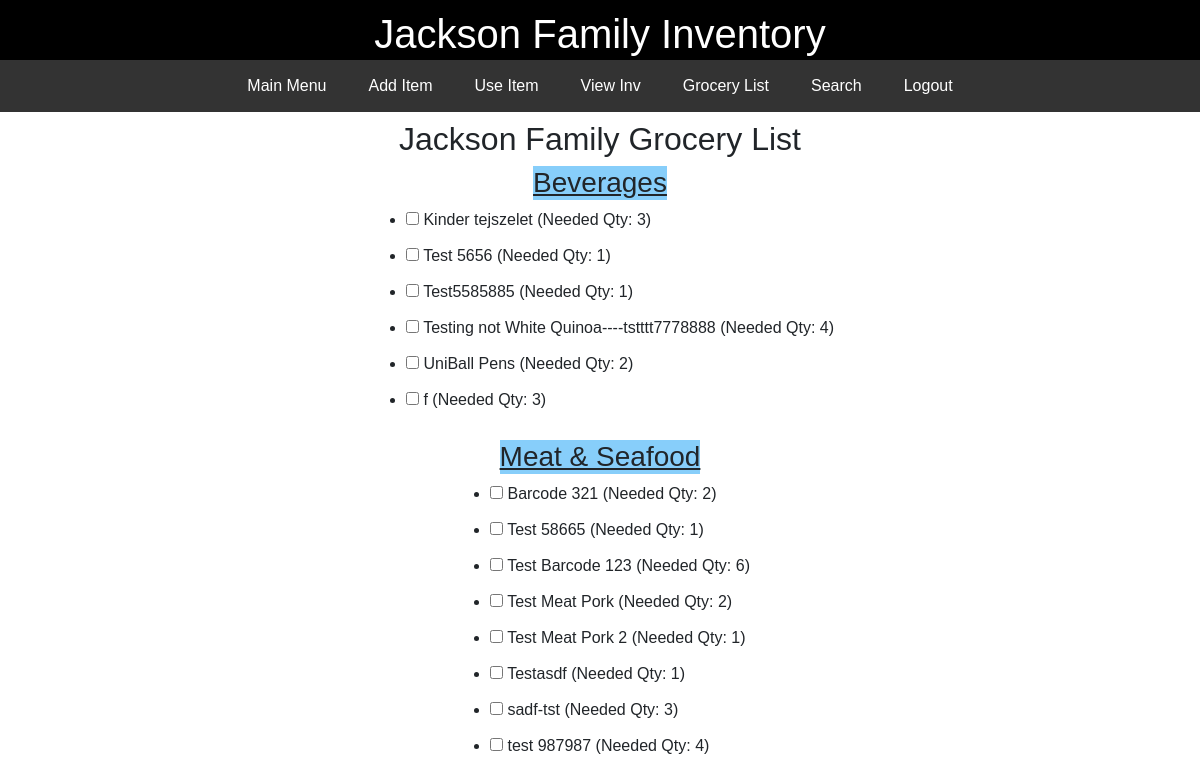
Before: /grocery_list (signed in) with the older database file.
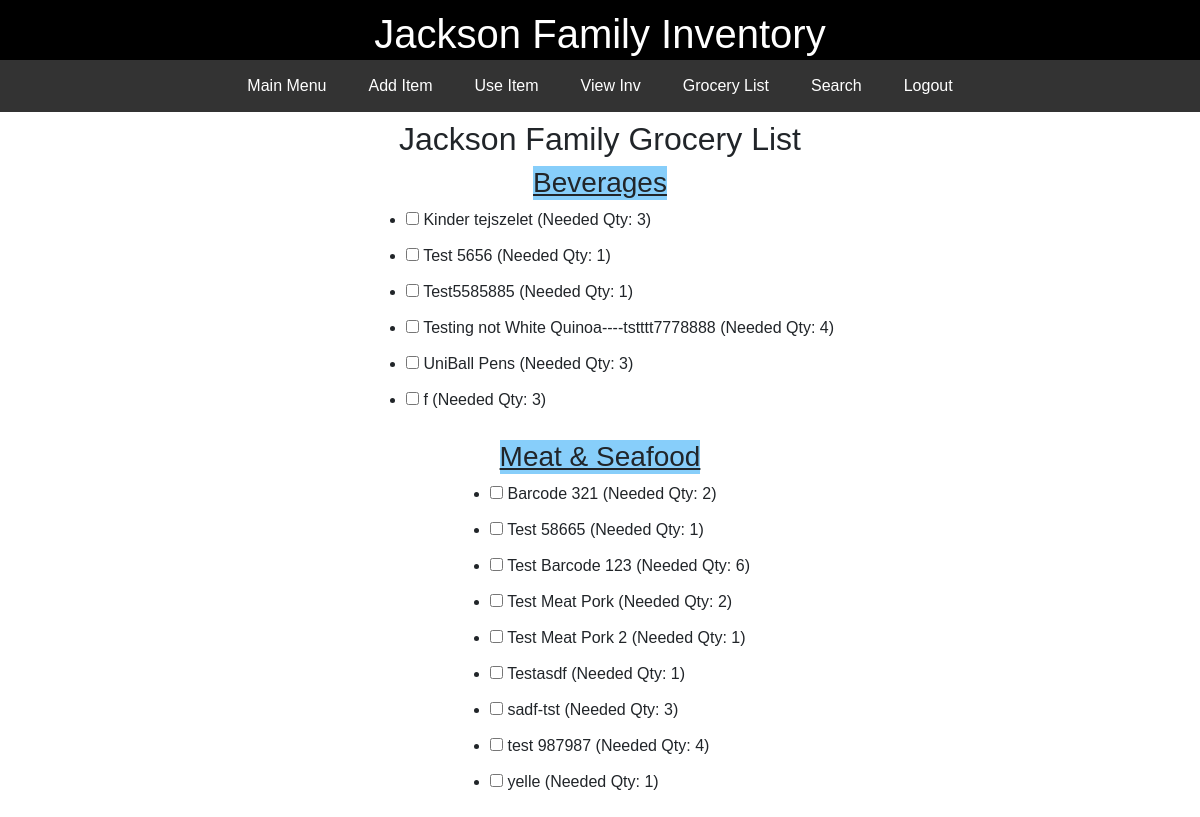
After: the same page with the newer database file.
### JacksonInventory/models.py (models this page shows)
class Item(db.Model):
    id = db.Column(db.Integer(), primary_key=True)
    barcode = db.Column(db.String(length=40), nullable=False, unique=True)
    productname = db.Column(db.String(length=150), nullable=False, unique=True)
    qty = db.Column(db.Integer())
    minqty = db.Column(db.Integer())
    productimage = db.Column(db.String(200))
    category_id = db.Column(db.Integer, db.ForeignKey('category.id'), nullable=False)
    subcategory_id = db.Column(db.Integer, db.ForeignKey('subcategory.id'), nullable=False)

class Category(db.Model):
    id = db.Column(db.Integer, primary_key=True)
    category = db.Column(db.String(75), unique=True)
    items = db.relationship('Item', backref='category', lazy=True)

### JacksonInventory/routes.py (the view)
@app.route('/grocery_list', methods=['GET'])
@login_required
def grocery_list():
    query = text('''
    SELECT c.category, i.productname, i.qty, i.minqty
    FROM item i
    JOIN category c ON i.category_id = c.id
    ORDER BY c.category, i.productname
    ''')
    result = db.session.execute(query)
    groceries = result.fetchall()
    grouped_groceries = {}
    for grocery in groceries:
        category = grocery.category
        productname = grocery.productname
        qty = grocery.qty
        minqty = grocery.minqty
        needed_qty = max(0, minqty - qty)  # Calculate needed qty
        if needed_qty > 0:
            if category in grouped_groceries:
                grouped_groceries[category].append({
                    'productname': productname,
                    'qty': qty,
                    'minqty': minqty,
                    'needed_qty': needed_qty
                })
            else:
                grouped_groceries[category] = [{
                    'productname': productname,
                    'qty': qty,
                    'minqty': minqty,
                    'needed_qty': needed_qty
                }]
    return render_template('grocery_list.html', grouped_groceries=grouped_groceries)

### JacksonInventory/forms.py
class SearchForm(FlaskForm):
    searched = StringField("Searched", validators=[DataRequired()])
    submit = SubmitField("Submit")

### JacksonInventory/models.py (called while the page is built)
@login_manager.user_loader
def load_user(user_id):
    return User.query.get(int(user_id))

### JacksonInventory/routes.py (called while the page is built)
@app.context_processor
def base():
    form = SearchForm()
    return dict(form=form)

### JacksonInventory/templates/grocery_list.html (shortened to what this page needs)
{% extends 'base.html' %}
{% block content %}
<div class="main-content">
    <div style="text-align: center;">
        <h2>Jackson Family Grocery List</h2>
    </div>
    {% for category, products in grouped_groceries.items() %}
    <h3 style="text-decoration: underline; background-color: lightskyblue">{{ category }}</h3>
        <ul class="item-list indented" >
        {% for product in products %}
            <li class="card-title"><input type="checkbox"> {{ product.productname }} (Needed Qty: {{ product.needed_qty }})</li>
        {% endfor %}
        </ul>
    {% endfor %}
</div>
{% endblock %}

### JacksonInventory/templates/base.html (shortened to what this page needs)
<!DOCTYPE html>
<html lang="en">
<head>
    <link rel="stylesheet" href="https://stackpath.bootstrapcdn.com/bootstrap/4.5.2/css/bootstrap.min.css">
    <link rel="stylesheet" href="https://cdnjs.cloudflare.com/ajax/libs/font-awesome/5.15.3/css/all.min.css">
</head>
<body>
    <header>
        <h1>Jackson Family Inventory</h1>
    </header>
    <nav>
        <div class="menu-container">
            {% if current_user.is_authenticated %}
                <a class="menu-item" href="{{ url_for('mainmenu_page') }}">Main Menu</a>
                <a class="menu-item" href="{{ url_for('add_item') }}">Add Item</a>
                <a class="menu-item" href="{{ url_for('use_item') }}">Use Item</a>
                <a class="menu-item" href="{{ url_for('items_page') }}">View Inv</a>
                <a class="menu-item" href="{{ url_for('grocery_list') }}">Grocery List</a>
                <a class="menu-item" href="{{ url_for('search_start') }}">Search</a>
                <a class="menu-item" href="{{ url_for('logout_page') }}">Logout</a>
            {% else %}
                <a class="menu-item" href="{{ url_for('login_page') }}">Log In</a>
                <a class="menu-item" href="{{ url_for('register_page') }}">Register</a>
            {% endif %}
        </div>
    </nav>
    <div class="main-content">
        {% block content %}{% endblock %}
    </div>
</body>
</html>

### JacksonInventory/templates/base.html (style rules this page uses)
body { margin: 0; font-family: Arial, sans-serif; height: 100vh; overflow-y: auto; display: flex; flex-direction: column; }
header { background-color: black; color: white; text-align: center; padding: 10px 0; font-size: 24px; width: 100%; z-index: 2; position: fixed; top: 0; left: 0; }
nav { background-color: #333; width: 100%; z-index: 2; position: fixed; top: 60px; left: 0; }
.menu-container { display: flex; justify-content: center; flex-wrap: wrap; }
.menu-item { margin: 0 5px; padding: 14px 16px; color: white; text-decoration: none; text-align: center; }
.main-content { padding-top: 60px; flex: 1; display: flex; justify-content: flex-start; align-items: center; flex-direction: column; width: 100%; }

Changed rows visible on the page:
changed Item "UniBall Pens": needed_qty "2" → "3"
added Item: productname "yelle", needed_qty "1", shown under "Meat & Seafood"
